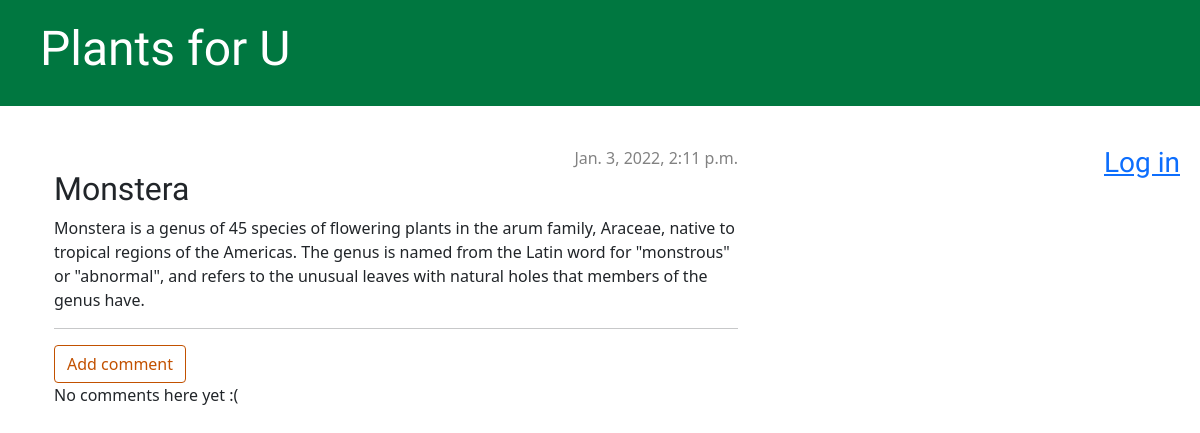
/post/1/, run on an earlier commit of the app's database.
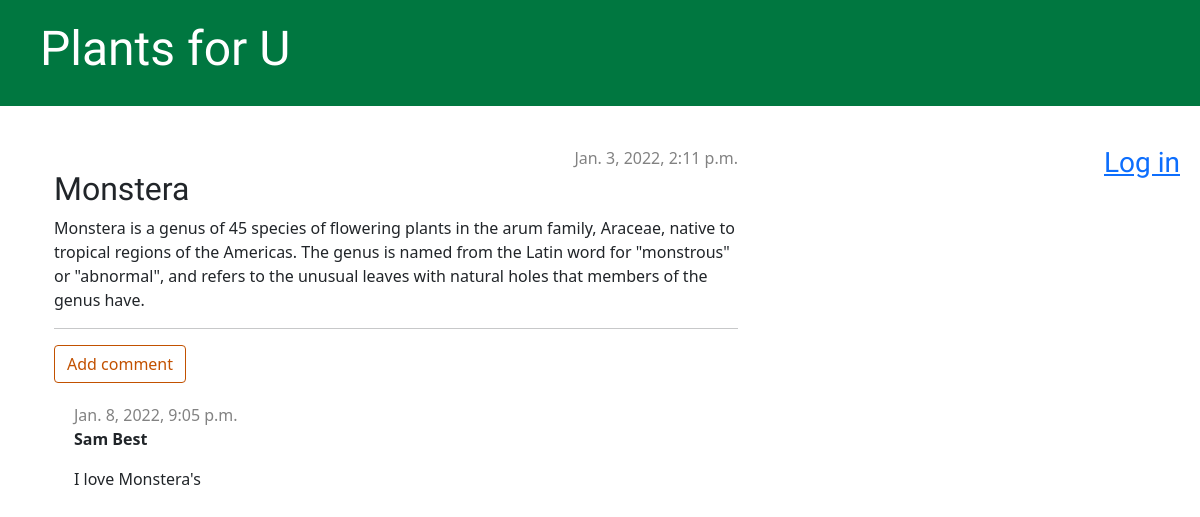
And on a later commit of the database.
### blog/models.py (models this page shows, shortened)
class Comment(models.Model):
    post = models.ForeignKey('blog.Post', on_delete=models.CASCADE, related_name='comments')
    author = models.CharField(max_length=200)
    text = models.TextField()
    created_date = models.DateTimeField(default=timezone.now)
    approved_comment = models.BooleanField(default=False)

### blog/views.py (the view)
# urls.py: path('post/<int:pk>/', views.post_detail, name='post_detail'),
def post_detail(request, pk):
    post = get_object_or_404(Post, pk=pk)
    return render(request, 'blog/post_detail.html', {'post': post})

### blog/templates/blog/post_detail.html (shortened to what this page needs)
{% extends 'blog/base.html' %}
{% block content %}
<article class="post">
    {% if post.published_date %}
    <div class="date">
        {{ post.published_date }}
    </div>
    {% else %}
    <a class="btn btn-secondary" href="{% url 'post_publish' pk=post.pk %}">Publish</a>
    {% endif %}
    <br>
    <h2>{{ post.title }}</h2>
    <p>{{ post.text|linebreaksbr }}</p>
    <hr>
    <a class="btn btn-secondary" href="{% url 'add_comment_to_post' pk=post.pk %}">Add comment</a>
    {% for comment in post.comments.all %}
    <div class="comment">
        <div class="date">{{ comment.created_date }}</div>
        <strong>{{ comment.author }}</strong>
        <p>{{ comment.text|linebreaks }}</p>
    </div>
    {% empty %}
    <p>No comments here yet :(</p>
    {% endfor %}
</article>
{% endblock %}

What changed in the data, as far as the page shows it:
added Comment: created_date "Jan. 8, 2022, 9:05 p.m.", author "Sam Best", text "I love Monstera's"
Also different on the page:
text no longer shown: "No comments here yet :("
